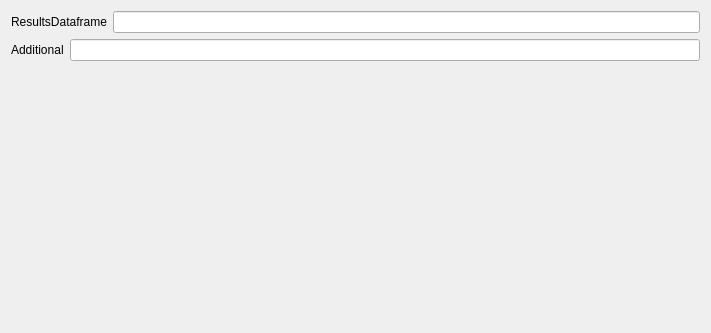
<?xml version="1.0" encoding="UTF-8"?>
<ui version="4.0">
 <class>ResultSummarySettingsView</class>
 <widget class="QWidget" name="ResultSummarySettingsView">
  <property name="styleSheet">
   <string notr="true">font: 12pt &quot;Roboto&quot;;</string>
  </property>
  <property name="geometry">
   <rect>
    <x>0</x>
    <y>0</y>
    <width>711</width>
    <height>333</height>
   </rect>
  </property>
  <property name="windowTitle">
   <string>Form</string>
  </property>
  <layout class="QVBoxLayout" name="verticalLayout">
   <item>
    <layout class="QHBoxLayout" name="ResultsDataframe_horizontalLayout">
     <item>
      <widget class="QLabel" name="ResultsDataframe_label">
       <property name="text">
        <string>ResultsDataframe</string>
       </property>
      </widget>
     </item>
     <item>
      <widget class="QLineEdit" name="ResultsDataframe_lineedit"/>
     </item>
    </layout>
   </item><item>
    <layout class="QHBoxLayout" name="Additional_horizontalLayout">
     <item>
      <widget class="QLabel" name="Additional_label">
       <property name="text">
        <string>Additional</string>
       </property>
      </widget>
     </item>
     <item>
      <widget class="QLineEdit" name="Additional_lineedit"/>
     </item>
    </layout>
   </item>
   <item>
    <spacer name="verticalSpacer">
     <property name="orientation">
      <enum>Qt::Vertical</enum>
     </property>
     <property name="sizeHint" stdset="0">
      <size>
       <width>20</width>
       <height>40</height>
      </size>
     </property>
    </spacer>
   </item>
  </layout>
 </widget>
 <resources>
  <include location="../../../../snooz-toolbox/src/main/python/ui/themes/themes.qrc"/>
 </resources>
 <connections/>
 </ui>
